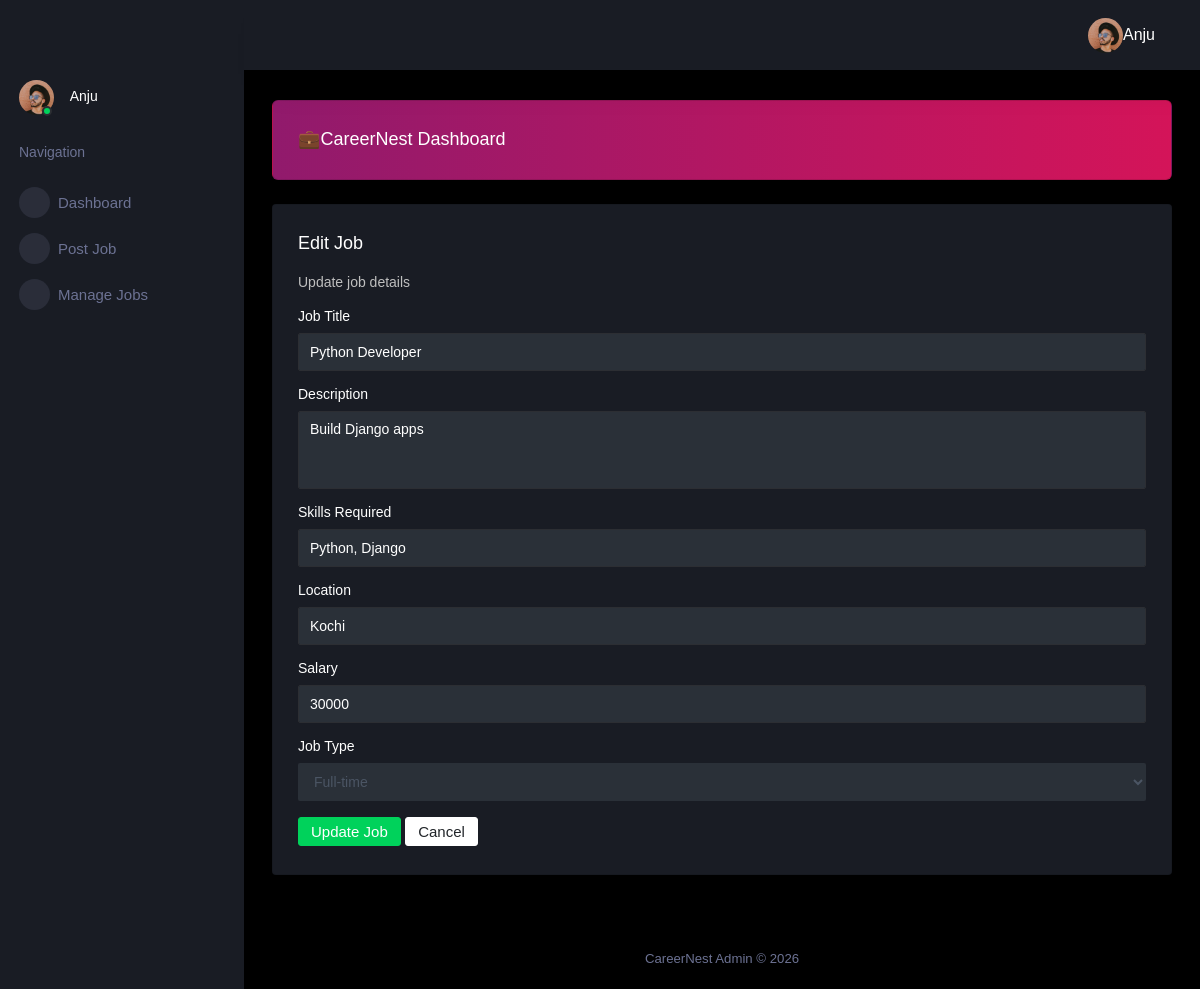
The page /careerapp/edit-job/1/ (signed in) on the database its author committed.
### careerapp/models.py (models this page shows, shortened)
class Job(models.Model):
    employer = models.ForeignKey(User, on_delete=models.CASCADE, related_name='jobs_posted')
    title = models.CharField(max_length=200)
    description = models.TextField()
    skills = models.CharField(max_length=200)
    location = models.CharField(max_length=100)
    salary = models.IntegerField(null=True, blank=True)
    job_type = models.CharField(max_length=50, choices=[
        ('Full-time', 'Full-time'),
        ('Part-time', 'Part-time'),
        ('Internship', 'Internship')
    ])
    created_at = models.DateTimeField(auto_now_add=True)
    class Meta:
        ordering = ['-created_at']

### careerapp/views.py (the view)
    def wrapper(request, *args, **kwargs):
        if not request.user.is_authenticated:
            return redirect('admin-login')
        profile = Profile.objects.filter(user=request.user).first()
        if not profile or profile.user_type not in ['admin', 'employer']:
            return redirect('home')
        return view_func(request, *args, **kwargs)

### careerapp/views.py (called while the page is built, shortened)
def employer_or_admin_required(view_func):
    def wrapper(request, *args, **kwargs):
        if not request.user.is_authenticated:
            return redirect('admin-login')
        profile = Profile.objects.filter(user=request.user).first()
        if not profile or profile.user_type not in ['admin', 'employer']:
            return redirect('home')
        return view_func(request, *args, **kwargs)
    return wrapper

@login_required
@employer_or_admin_required
def edit_job(request, id):
    profile = Profile.objects.get(user=request.user)
    if profile.user_type == 'admin':
        job = get_object_or_404(Job, id=id)
    else:
        job = get_object_or_404(Job, id=id, employer=request.user)
    return render(request, 'careerapp/edit_job.html', {'job': job})

### careerapp/templates/careerapp/edit_job.html (shortened to what this page needs)
{% extends 'careerapp/dashboard.html' %}
{% load static %}
{% block content %}
<div class="row">
  <div class="col-12 grid-margin stretch-card">
    <div class="card">
      <div class="card-body">
        <h4 class="card-title">Edit Job</h4>
        <p class="card-description">Update job details</p>
        <form method="POST">
          <div class="form-group">
            <label>Job Title</label>
            <input type="text" name="title" class="form-control" value="{{ job.title }}" required>
          </div>
          <div class="form-group">
            <label>Description</label>
            <textarea name="description" class="form-control" rows="4" required>{{ job.description }}</textarea>
          </div>
          <div class="form-group">
            <label>Skills Required</label>
            <input type="text" name="skills" class="form-control" value="{{ job.skills }}">
          </div>
          <div class="form-group">
            <label>Location</label>
            <input type="text" name="location" class="form-control" value="{{ job.location }}">
          </div>
          <div class="form-group">
            <label>Salary</label>
            <input type="text" name="salary" class="form-control" value="{{ job.salary }}">
          </div>
          <div class="form-group">
            <label>Job Type</label>
            <select name="job_type" class="form-control">
              <option value="Full-time" {% if job.job_type == "Full-time" %}selected{% endif %}>Full-time</option>
            </select>
          </div>
          <button type="submit" class="btn btn-success">Update Job</button>
          <a href="{% url 'manage_jobs' %}" class="btn btn-light">Cancel</a>
        </form>
      </div>
    </div>
  </div>
</div>
{% endblock %}

### careerapp/templates/careerapp/dashboard.html (shortened to what this page needs)
<!DOCTYPE html>
{% load static %}
<html lang="en">
<head>
  <link rel="stylesheet" href="{% static 'assets/vendors/mdi/css/materialdesignicons.min.css' %}">
  <link rel="stylesheet" href="{% static 'assets/vendors/css/vendor.bundle.base.css' %}">
  <link rel="stylesheet" href="{% static 'assets/css/style.css' %}">
</head>
<body>
<div class="container-scroller">
  <nav class="sidebar sidebar-offcanvas" id="sidebar">
    <ul class="nav">
      <li class="nav-item profile">
        <div class="profile-desc">
          <div class="profile-pic">
            <div class="count-indicator">
              <img class="img-xs rounded-circle"
                   src="{% static 'assets/images/faces/face15.jpg' %}" alt="">
              <span class="count bg-success"></span>
            </div>
            <div class="profile-name">
                {% if request.user.is_authenticated %}
                  <p class="mb-0 d-none d-sm-block navbar-profile-name">
                      {{ request.user.username }}
                  </p>
                {% endif %}
            </div>
          </div>
        </div>
      </li>
      <li class="nav-item nav-category">
        <span class="nav-link">Navigation</span>
      </li>
    <li class="nav-item menu-items">
      <a class="nav-link" href="{% url 'careerapp:dashboard' %}">
        <span class="menu-icon"><i class="mdi mdi-speedometer"></i></span>
        <span class="menu-title">Dashboard</span>
      </a>
    </li>
    <li class="nav-item menu-items">
      <a class="nav-link" href="{% url 'careerapp:post_job' %}">
        <span class="menu-icon"><i class="mdi mdi-plus-box"></i></span>
        <span class="menu-title">Post Job</span>
      </a>
    </li>
    <li class="nav-item menu-items">
      <a class="nav-link" href="{% url 'careerapp:manage_jobs' %}">
        <span class="menu-icon"><i class="mdi mdi-briefcase"></i></span>
        <span class="menu-title">Manage Jobs</span>
      </a>
    </li>
    </ul>
</nav>
  <div class="container-fluid page-body-wrapper">
    <nav class="navbar p-0 fixed-top d-flex flex-row">
      <div class="navbar-menu-wrapper flex-grow d-flex align-items-center justify-content-end">
        <ul class="navbar-nav navbar-nav-right">
          <li class="nav-item dropdown">
            <a class="nav-link" href="#" data-toggle="dropdown">
              <div class="navbar-profile">
                <img class="img-xs rounded-circle"
                     src="{% static 'assets/images/faces/face15.jpg' %}" alt="">
                {% if request.user.is_authenticated %}
                  <h5 class="mb-0 font-weight-normal">{{ request.user.username }}</h5>
                {% endif %}
                <i class="mdi mdi-menu-down d-none d-sm-block"></i>
              </div>
            </a>
          </li>
        </ul>
      </div>
    </nav>
    <div class="main-panel">
      <div class="content-wrapper">
        <div class="row">
          <div class="col-12 grid-margin stretch-card">
            <div class="card corona-gradient-card">
              <div class="card-body">
                <h4 class="mb-0">💼CareerNest Dashboard</h4>
              </div>
            </div>
          </div>
        </div>
        {% block content %}{% endblock %}
      </div>
      <footer class="footer">
        <div class="d-sm-flex justify-content-center">
          <span class="text-muted">CareerNest Admin © 2026</span>
        </div>
      </footer>
    </div>
  </div>
</div>
</body>
</html>

### careerapp/templates/careerapp/dashboard.html (style rules this page uses)
.content-wrapper { width: 100% !important; max-width: 100% !important; overflow-x: auto; }

### rows shown on the page
Job: title "Python Developer", description "Build Django apps", skills "Python, Django", location "Kochi", salary "30000", job_type "Full-time"

### other values the page prints
{{ request.user.username }} "Anju"
